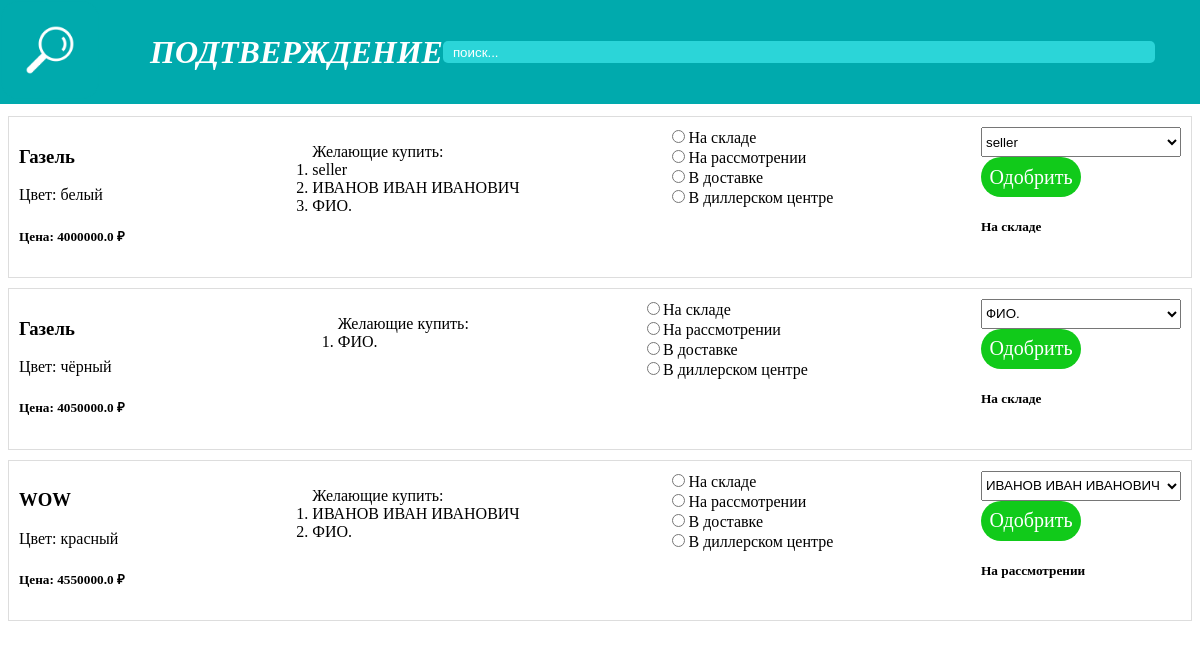
The page /accepter on the database its author committed.
### main.py (models this page shows)
class Cataloge(SQLModel, table=True):
    id: int = Field(default=None, primary_key=True)
    model: str = Field(index=True)
    color: str
    in_stage: bool
    cost: float
    buyer: str|None
    kind: str
    willings: list[User] = Relationship(back_populates="baskets", link_model=UserCatalogeLink)

class User(SQLModel, table=True):
    id: int | None = Field(default=None, primary_key=True)
    FIO: str
    email: str
    password: str
    seller: bool
    baskets: list["Cataloge"] = Relationship(back_populates="willings", link_model=UserCatalogeLink)#в " " так как питон интепритируемый и не увидет такого класса, а sqlalhemy увидит

### main.py (the view)
@app.get("/",response_class=HTMLResponse)
def read_root(request: Request):
    req = {"request": request}
    return templates.TemplateResponse("login.html", req)

### templates/accepter.html (shortened to what this page needs)
<!DOCTYPE html>
<html lang="ru">
<head>
    <link rel="stylesheet" href="static/style.css">
</head>
<body>
    <header>
        <div class="header-left">
            <a href="http://127.0.0.1:8000/cataloge?email={{email}}&searching={{searching}}"><img class="logo" src="static/logo.ico"></a>
            <b><i><h1>ПОДТВЕРЖДЕНИЕ</h1></i></b>
        </div>
        <div class="header-right">
            <form name="found" method="get" action="/cataloge?email={{email}}">
                <input type="text" name="searching" class="found" placeholder="поиск..." value="{{searching}}">
                <button type="submit" style="display: none;"></button> </form>
        </div>
    </header>
    <div class="production">
        {% for product in production %}
            <form action="/accepter?email={{email}}&searching=" name="place" class="product" method="post">
                <div class="product-info">
                    <h3>{{product.model}}</h3>
                    Цвет: {{product.color}}
                    <h5>Цена: {{product.cost}} ₽</h5>
                </div>
                <div class="product-description">
                    <ol>
                        Желающие купить:
                        {% for user in product.willings %}
                        <li>{{user.FIO}}</li>
                        {% endfor %}
                    </ol>
                </div>
                <div>
                    <input name = "kind" type = "radio" value="На складе">На складе<br>
                    <input name = "kind" type = "radio" value="На рассмотрении">На рассмотрении<br>
                    <input name = "kind" type = "radio" value="В доставке">В доставке<br>
                    <input name = "kind" type = "radio" value="В диллерском центре">В диллерском центре
                </div>
                <div class="product-actions">
                    <select name = "FIO_user" style = "width: 200px; height: 30px;">
                        {% for user in product.willings %}
                        <option value="{{user.FIO}}">{{user.FIO}}</option>
                        {% endfor %}
                    </select>
                    <br>
                    <button class="buy" type="submit" name="acc_form" value="{{product.id}}">Одобрить</button>
                    <h5>
                        {{product.kind}}
                    </h5>
                </div>
            </form>
        {% endfor %}
    </div>
</body>
</html>

### static/style.css (style rules this page uses)
body { scrollbar-width: none; -ms-overflow-style: none; margin-top: 50px; }
i { color: rgb(255, 255, 255); }
header { position: fixed; margin-top: -50px; margin-left: -8px; background-color: rgb(0,170,173); width: 100%; display: flex; text-align: justify; justify-content: space-between; flex-wrap: wrap; align-content: center; align-items: center; flex-wrap: nowrap; }
header .header-left { display: flex; gap: 50px; align-items: center; }
header .header-right { display: flex; justify-content: space-between; align-items: center; gap: 70px; }
.buy { width: 100px; height: 100px; }
.logo { width: 100px; height: 100px; }
.found { height: 20px; width: 700px; border-radius: 5px; padding-left: 10px; background-color: rgb(43, 213, 216); border: 0px; }
.product { display: flex; flex-direction: row; align-items: flex-start; justify-content: space-between; padding: 10px; border: 1px solid #ddd; margin-bottom: 10px; }
.product button[type="submit"] { border-radius: 20px; color: white; font-family: 'Times New Roman'; font-size: 20px; background-color: rgb(17, 202, 26); max-height: 40px; border: 0px; }
.production { padding-top: 66px; }

### rows shown on the page
Cataloge: model "Газель", color "белый", cost "4000000.0", {{ product.id }} 1 (drawn), kind "На складе"
User: FIO "seller"
User: FIO "ИВАНОВ ИВАН ИВАНОВИЧ"
User: FIO "ФИО."
Cataloge: model "Газель", color "чёрный", cost "4050000.0", {{ product.id }} 2 (drawn), kind "На складе"
Cataloge: model "WOW", color "красный", cost "4550000.0", {{ product.id }} 3 (drawn), kind "На рассмотрении"

### other values the page prints
form field FIO_user "seller"
form field FIO_user "ФИО."
form field FIO_user "ИВАНОВ ИВАН ИВАНОВИЧ"
